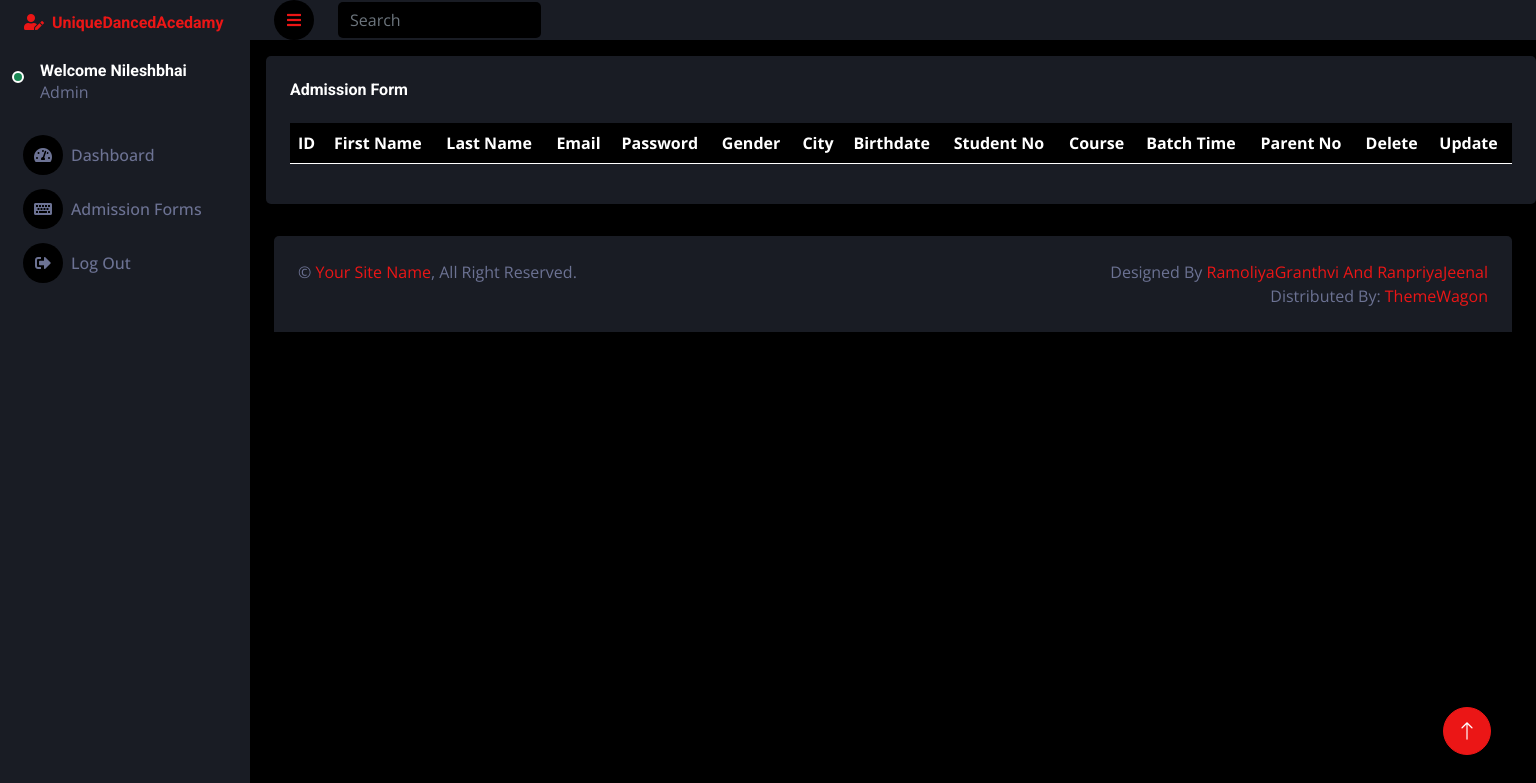
Page /admin/dashboard.php (signed in) on the earlier database version.
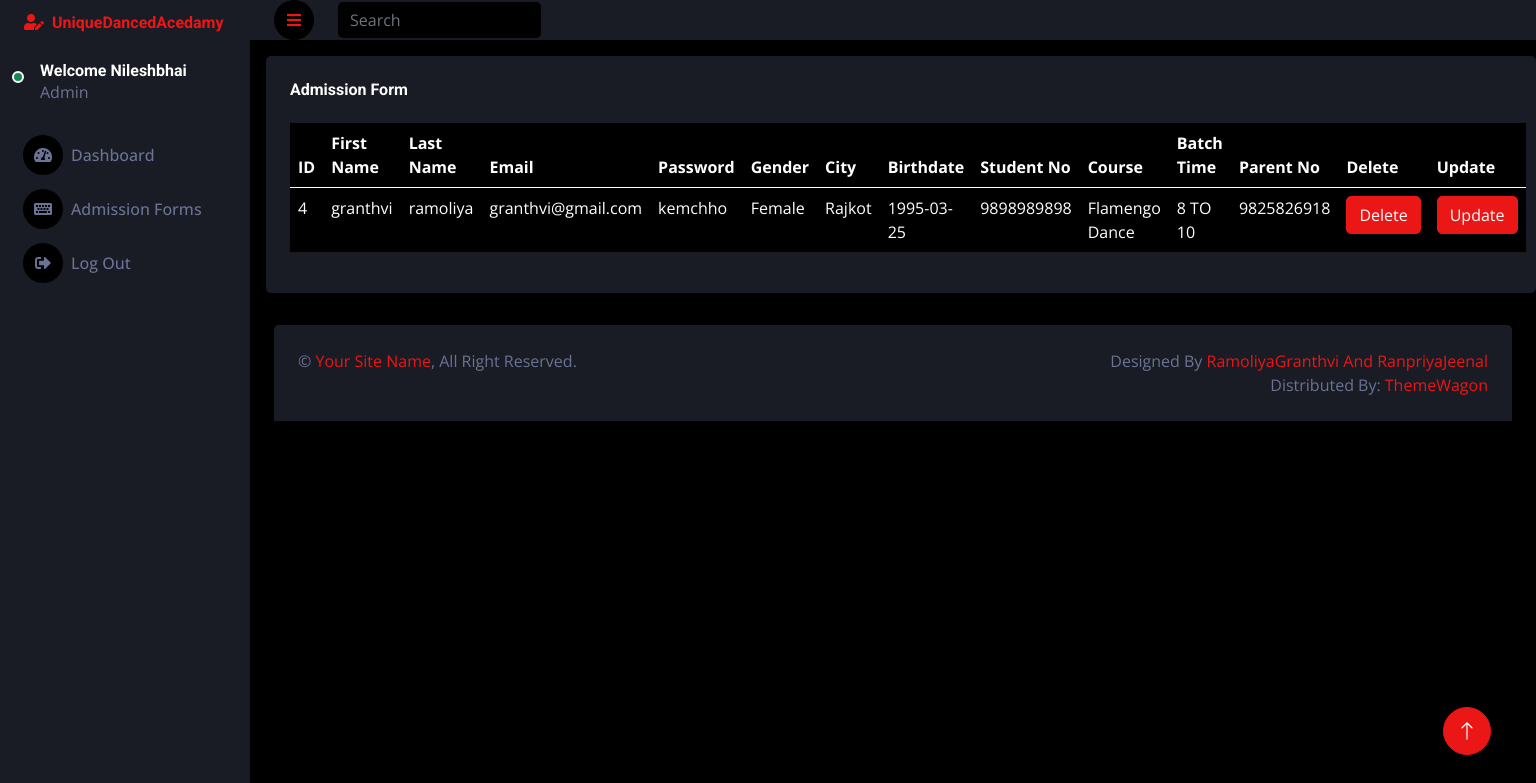
Same page on the later database version.
### tables this page shows
CREATE TABLE `admissionform` (
  `id` int(11) NOT NULL,
  `firstname` varchar(200) NOT NULL,
  `lastname` varchar(200) NOT NULL,
  `email` varchar(200) NOT NULL,
  `pass` varchar(200) NOT NULL,
  `gender` varchar(200) NOT NULL,
  `city` varchar(200) NOT NULL,
  `birthdate` varchar(200) NOT NULL,
  `studentmo` varchar(200) NOT NULL,
  `course` varchar(200) NOT NULL,
  `batchtime` varchar(200) NOT NULL,
  `perentsmo` varchar(200) NOT NULL
);

### admin/dashboard.php (the view)
<?php
    include 'header.php';
    include 'config.php';
    $sql = "SELECT * FROM admissionform";
    $result = mysqli_query($conn, $sql);
?>
<div class="col-sm-12 col-xl-12 m-2 pt-2 px-2">
    <div class="bg-secondary rounded h-100 p-4">
        <h6 class="mb-4">Admission Form</h6>
        <table class="table table-dark">
            <thead>
                <tr>
                    <th scope="col">ID</th>
                    <th scope="col">First Name</th>
                    <th scope="col">Last Name</th>
                    <th scope="col">Email</th>
                    <th scope="col">Password</th>
                    <th scope="col">Gender</th>
                    <th scope="col">City</th>
                    <th scope="col">Birthdate</th>
                    <th scope="col">Student No</th>
                    <th scope="col">Course</th>
                    <th scope="col">Batch Time</th>
                    <th scope="col">Parent No</th>
                    <th scope="col">Delete</th>
                    <th scope="col">Update</th>
                </tr>
            </thead>
            <tbody>
                <?php
                    if(mysqli_num_rows($result)>0)
                    {
                        while($row=mysqli_fetch_assoc($result))
                        { ?>
                            <tr>
                                <td><?php echo $row['id']; ?></td>
                                <td><?php echo $row['firstname']; ?></td>
                                <td><?php echo $row['lastname']; ?></td>
                                <td><?php echo $row['email']; ?></td>
                                <td><?php echo $row['pass']; ?></td>
                                <td><?php echo $row['gender']; ?></td>
                                <td><?php echo $row['city']; ?></td>
                                <td><?php echo $row['birthdate']; ?></td>
                                <td><?php echo $row['studentmo']; ?></td>
                                <td><?php echo $row['course']; ?></td>
                                <td><?php echo $row['batchtime']; ?></td>
                                <td><?php echo $row['perentsmo']; ?></td>
                                <td>
                                <a href="delete.php?id=<?php echo $row['id']; ?>">
                                <button type="submit" name="submit" class="btn btn-primary">Delete</button>
                                </a>
                                </td>
                                <td>
                                <a href="update.php?id=<?php echo $row['id']; ?>">
                                <button type="submit" name="submit" class="btn btn-primary">Update</button>
                                </a>
                            </td>
                            </tr>
                       <?php }
                    }
                ?>
            </tbody>
        </table>
    </div>
</div>
<?php
    include 'footer.php';
?>

### admin/header.php (shortened to what this page needs)
<!DOCTYPE html>
<html lang="en">
<head>
    <link href="https://cdnjs.cloudflare.com/ajax/libs/font-awesome/5.10.0/css/all.min.css" rel="stylesheet">
    <link href="https://cdn.jsdelivr.net/npm/bootstrap-icons@1.4.1/font/bootstrap-icons.css" rel="stylesheet">
    <link href="lib/owlcarousel/assets/owl.carousel.min.css" rel="stylesheet">
    <link href="lib/tempusdominus/css/tempusdominus-bootstrap-4.min.css" rel="stylesheet" />
    <link href="css/bootstrap.min.css" rel="stylesheet">
    <link href="css/style.css" rel="stylesheet">
</head>
<body>
    <div class="container-fluid position-relative d-flex p-0">
        <div class="sidebar pe-4 pb-3">
            <nav class="navbar bg-secondary navbar-dark">
                <a href="index.php" class="navbar-brand mx-4 mb-3">
                    <h6 class="text-primary"><i class="fa fa-user-edit me-2"></i>UniqueDancedAcedamy</h6>
                </a>
                <div class="d-flex align-items-center ms-4 mb-4">
                    <div class="position-relative">
                        <div class="bg-success rounded-circle border border-2 border-white position-absolute end-0 bottom-0 p-1"></div>
                    </div>
                     <div class="ms-3">
                        <h6 class="mb-0">
                        <?php
                            if($_SESSION['username'])
                            {
                                echo "Welcome ".$_SESSION['username'];
                            }
                            else
                            {
                                header('location:index.php');
                            }
                        ?>
                        </h6>
                        <span>Admin</span>
                    </div>
                </div>
                <div class="navbar-nav w-100">
                    <a href="dashboard.php" class="nav-item nav-link"><i class="fa fa-tachometer-alt me-2"></i>Dashboard</a>
                    <a href="form.php" class="nav-item nav-link"><i class="fa fa-keyboard me-2"></i>Admission Forms</a>
                    <a href="logout.php" class="nav-item nav-link"><i class="fas fa-sign-out-alt me-2"></i>Log Out</a>
                </div>
            </nav>
        </div>
        <div class="content">
            <nav class="navbar navbar-expand bg-secondary navbar-dark sticky-top px-4 py-0">
                <a href="#" class="sidebar-toggler flex-shrink-0">
                    <i class="fa fa-bars"></i>
                </a>
                <form class="d-none d-md-flex ms-4">
                    <input class="form-control bg-dark border-0" type="search" placeholder="Search">
                </form>
            </nav>

### admin/footer.php (shortened to what this page needs)
<div class="container-fluid pt-4 px-4">
                <div class="bg-secondary rounded-top p-4">
                    <div class="row">
                        <div class="col-12 col-sm-6 text-center text-sm-start">
                            &copy; <a href="#">Your Site Name</a>, All Right Reserved.
                        </div>
                        <div class="col-12 col-sm-6 text-center text-sm-end">
                            Designed By <a href="https://htmlcodex.com">RamoliyaGranthvi And RanpriyaJeenal</a>
                            <br>Distributed By: <a href="https://themewagon.com" target="_blank">ThemeWagon</a>
                        </div>
                    </div>
                </div>
            </div>
        </div>
        <a href="#" class="btn btn-lg btn-primary btn-lg-square back-to-top"><i class="bi bi-arrow-up"></i></a>
    </div>
</body>
</html>

### admin/css/style.css (style rules this page uses)
:root { --primary: #EB1616; --secondary: #191C24; --light: #6C7293; --dark: #000000; }
.back-to-top { position: fixed; display: none; right: 45px; bottom: 45px; z-index: 99; }
.btn { transition: .5s; }
.btn-lg-square { width: 48px; height: 48px; }
.btn-square, .btn-sm-square, .btn-lg-square { padding: 0; display: inline-flex; align-items: center; justify-content: center; font-weight: normal; border-radius: 50px; }
.sidebar { position: fixed; top: 0; left: 0; bottom: 0; width: 250px; height: 100vh; overflow-y: auto; background: var(--secondary); transition: 0.5s; z-index: 999; }
.content { margin-left: 250px; min-height: 100vh; background: var(--dark); transition: 0.5s; }
@media (min-width: 992px) { .sidebar { margin-left: 0; } }
@media (min-width: 992px) { .content { width: calc(100% - 250px); } }
.sidebar .navbar .navbar-nav .nav-link { padding: 7px 20px; color: var(--light); font-weight: 500; border-left: 3px solid var(--secondary); border-radius: 0 30px 30px 0; outline: none; }
.sidebar .navbar .navbar-nav .nav-link i { width: 40px; height: 40px; display: inline-flex; align-items: center; justify-content: center; background: var(--dark); border-radius: 40px; }
.content .navbar .sidebar-toggler, .content .navbar .navbar-nav .nav-link i { width: 40px; height: 40px; display: inline-flex; align-items: center; justify-content: center; background: var(--dark); border-radius: 40px; }

Differences in the rows shown:
added admissionform: id "4", firstname "granthvi", lastname "ramoliya", email "granthvi@gmail.com", pass "kemchho", gender "Female", city "Rajkot", birthdate "1995-03-25", studentmo "9898989898", course "Flamengo Dance", batchtime "8 TO 10", perentsmo "9825826918"
